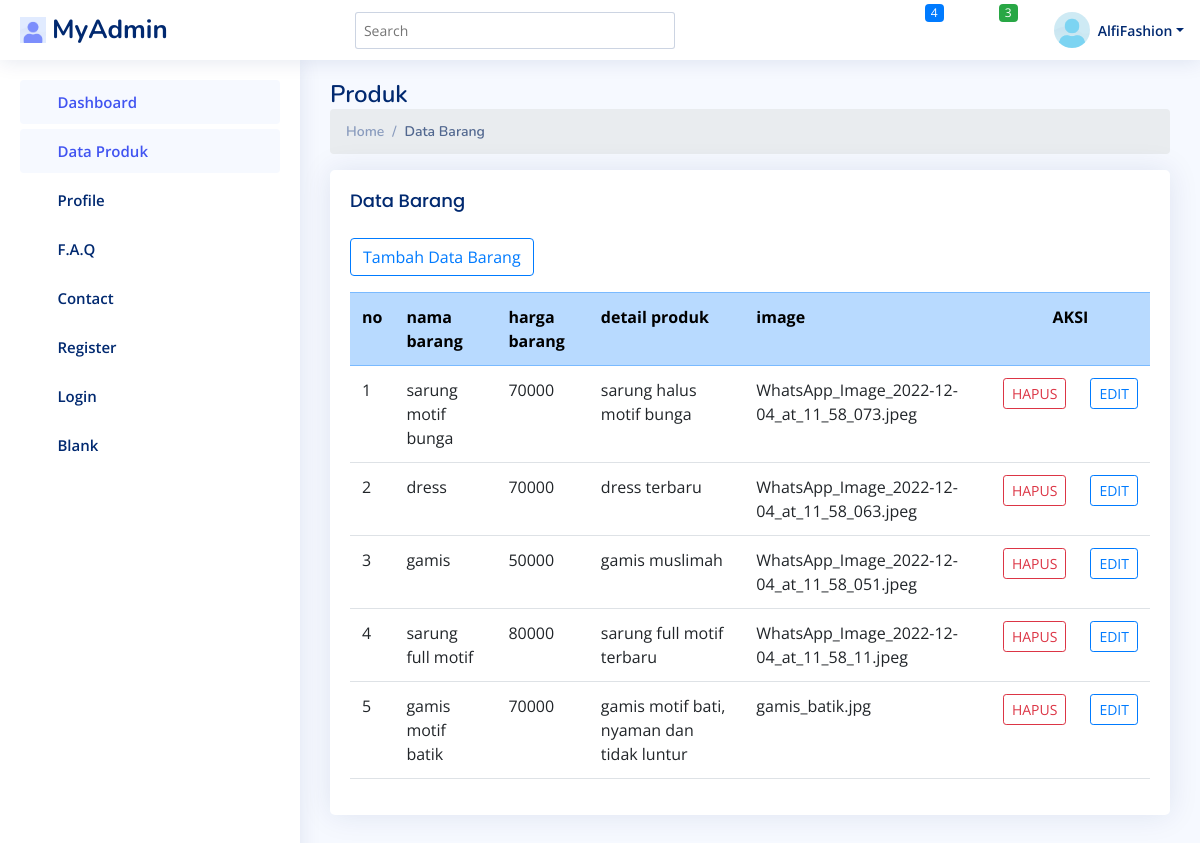
Page /index.php/admin/data_barang on the committed database.
### tables this page shows
CREATE TABLE `produk` (
  `id` int(11) NOT NULL,
  `nama_barang` varchar(20) NOT NULL,
  `harga_barang` int(15) NOT NULL,
  `detail_produk` text NOT NULL,
  `image` varchar(100) NOT NULL
);

### application/controllers/admin/Data_barang.php (called while the page is built, shortened)
<?php
class Data_barang extends CI_Controller
{
    public function index()
    {
        $data['produk'] = $this->M_produk->tampil_data()->result();
        $this->load->view('admin/header');
        $this->load->view('admin/sidebar');
        $this->load->view('admin/data_barang', $data);
        $this->load->view('admin/footer');
    }
}

### index.php (called while the page is built, shortened)
<?php
require_once BASEPATH.'core/CodeIgniter.php';

### application/models/M_produk.php (called while the page is built, shortened)
<?php
class M_produk extends CI_Model
{
	public function tampil_data()
	{
		return $this->db->get('produk');
	}
}

### application/views/admin/Data_barang.php (the view, shortened to what this page needs)
<link rel="stylesheet" href="https://cdn.jsdelivr.net/npm/bootstrap@4.6.2/dist/css/bootstrap.min.css">
<link href="<?= base_url(); ?>assets/assets/css/style.css" rel="stylesheet">
<body>
    <main id="main" class="main">
        <div class="pagetitle">
            <h1>Produk</h1>
            <nav>
                <ol class="breadcrumb">
                    <li class="breadcrumb-item"><a href="<?= site_url('index.php/admin/dashboard') ?>">Home</a></li>
                    <li class="breadcrumb-item active">Data Barang</li>
                </ol>
            </nav>
        </div>
        <section class="section">
            <div class="row">
                <div class="col">
                    <div class=" card ">
                        <div class="card-body">
                            <h5 class="card-title">Data Barang</h5>
                            <button type="button" class="btn btn-outline-primary" data-toggle="modal" data-target="#tambah_produk">
                                <i class="fas fa-plus"></i> Tambah Data Barang</button>
                            <table class="table  my-3  ">
                                <tr class="table-primary   ">
                                    <th>no</th>
                                    <th>nama barang</th>
                                    <th>harga barang</th>
                                    <th>detail produk</th>
                                    <th>image</th>
                                    <th class="text-center" colspan="2">AKSI</th>
                                </tr>
                                <?php
                                $no = 1;
                                foreach ($produk as $prdk) : ?>
                                    <tr>
                                        <td>
                                            <?= $no++ ?>
                                        </td>
                                        <td><?= $prdk->nama_barang ?></td>
                                        <td><?= $prdk->harga_barang ?></td>
                                        <td><?= $prdk->detail_produk ?></td>
                                        <td><?= $prdk->image ?></td>
                                        <td><?php echo anchor('admin/data_barang/hapus/' . $prdk->id, '<div class="btn btn-outline-danger btn-sm">HAPUS</i></div>') ?>
                                        </td>
                                        <td><?php echo anchor('/admin/data_barang/edit_produk/' . $prdk->id, '<div class="btn btn-outline-primary btn-sm">EDIT</i></div>') ?>
                                        </td>
                                    </tr>
                                <?php endforeach ?>
                            </table>
                        </div>
                    </div>
                </div>
        </section>
    </main>
</body>

### assets/assets/css/style.css (style rules this page uses)
:root { scroll-behavior: smooth; }
body { font-family: "Open Sans", sans-serif; background: #f6f9ff; color: #444444; }
a { color: #4154f1; text-decoration: none; }
h1, h2, h3, h4, h5, h6 { font-family: "Nunito", sans-serif; }
#main { margin-top: 60px; padding: 20px 30px; transition: all 0.3s; }
.pagetitle { margin-bottom: 10px; }
.pagetitle h1 { font-size: 24px; margin-bottom: 0; font-weight: 600; color: #012970; }
.card { margin-bottom: 30px; border: none; border-radius: 5px; box-shadow: 0px 0 30px rgba(1, 41, 112, 0.1); }
.card-title { padding: 20px 0 15px 0; font-size: 18px; font-weight: 500; color: #012970; font-family: "Poppins", sans-serif; }
.card-body { padding: 0 20px 20px 20px; }
.breadcrumb { font-size: 14px; font-family: "Nunito", sans-serif; color: #899bbd; font-weight: 600; }
.breadcrumb a { color: #899bbd; transition: 0.3s; }
.breadcrumb .breadcrumb-item::before { color: #899bbd; }
.breadcrumb .active { color: #51678f; font-weight: 600; }
@media (min-width: 1200px) { #main, #footer { margin-left: 300px; } }

### rows in the picture
produk: nama_barang "sarung motif bunga", harga_barang "70000", detail_produk "sarung halus motif bunga", image "WhatsApp_Image_2022-12-04_at_11_58_073.jpeg", id "HAPUS", id "EDIT"
produk: nama_barang "dress", harga_barang "70000", detail_produk "dress terbaru", image "WhatsApp_Image_2022-12-04_at_11_58_063.jpeg", id "HAPUS", id "EDIT"
produk: nama_barang "gamis", harga_barang "50000", detail_produk "gamis muslimah", image "WhatsApp_Image_2022-12-04_at_11_58_051.jpeg", id "HAPUS", id "EDIT"
produk: nama_barang "sarung full motif", harga_barang "80000", detail_produk "sarung full motif terbaru", image "WhatsApp_Image_2022-12-04_at_11_58_11.jpeg", id "HAPUS", id "EDIT"
produk: nama_barang "gamis motif batik", harga_barang "70000", detail_produk "gamis motif bati, nyaman dan tidak luntur", image "gamis_batik.jpg", id "HAPUS", id "EDIT"
